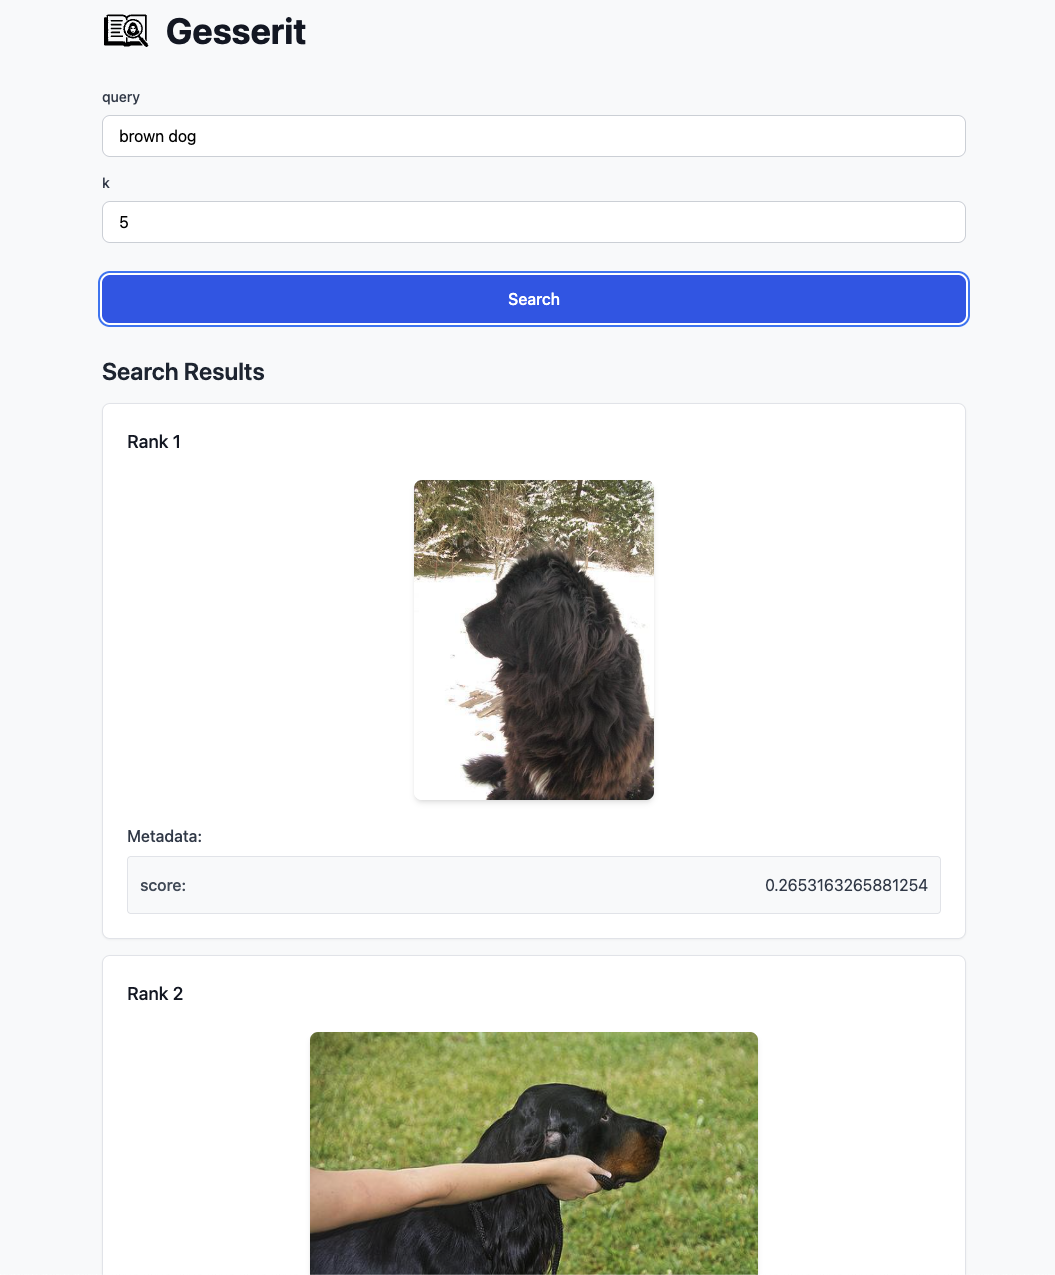

Reproduce this figure in Python.
# /// script
# requires-python = ">=3.11"
# dependencies = [
#     "datasets",
#     "gesserit",
#     "numpy",
#     "transformers[torch]",
# ]
# ///
import io
from functools import cache

import numpy as np
from datasets import load_dataset
from transformers import AutoImageProcessor, AutoModel, AutoTokenizer

from gesserit.core import Gesserit, SearchItem


def create_ds():
    model = AutoModel.from_pretrained("openai/clip-vit-base-patch16")
    processor = AutoImageProcessor.from_pretrained("openai/clip-vit-base-patch16")

    ds = load_dataset(
        "timm/mini-imagenet",
        split="test",
        cache_dir="/Users/yonigo/gesserit/cache",
    )
    # very strange to save embeddings like this but huggingface upload api doesn't support storing single embedding list field
    ds = ds.map(
        lambda example: {
            f"image_embeddings_{i}": v
            for i, v in enumerate(
                model.get_image_features(**processor([example["image"]], return_tensors="pt"))[0]
                .detach()
                .cpu()
                .numpy()
            )
        }
    )
    ds = ds.select(range(0, 5000, 10))
    ds.push_to_hub("yonigo/mini-imagenet-clip-embeddings", private=False)


@cache
def get_vector_db():
    ds = load_dataset("yonigo/mini-imagenet-clip-embeddings")
    vectors = []
    for i in ds["test"]:
        v = [i[key] for key in [f"image_embeddings_{j}" for j in range(512)]]
        vectors.append(v)
    images = ds["test"]["image"]
    vectors = np.array(vectors)
    return vectors, images


@cache
def get_model_and_tokenizer():
    model = AutoModel.from_pretrained("openai/clip-vit-base-patch16")
    tokenizer = AutoTokenizer.from_pretrained("openai/clip-vit-base-patch16")
    return model, tokenizer


async def search_function(query: str = "brown dog", k: int = 5):
    model, tokenizer = get_model_and_tokenizer()
    text_embedding = (
        model.get_text_features(**tokenizer([query], return_tensors="pt", truncation=True))[0].detach().numpy()
    )
    vectors, images = get_vector_db()

    # cosine similarity
    scores = np.dot(vectors, text_embedding) / (np.linalg.norm(vectors, axis=1) * np.linalg.norm(text_embedding))
    indices = np.argpartition(scores, -k)[-k:]

    results = []
    for i in indices:
        buffer = io.BytesIO()
        images[int(i)].save(buffer, format="JPEG")
        results.append(SearchItem(image_bytes=buffer.getvalue(), metadata={"score": scores[i]}))
    return results


if __name__ == "__main__":
    app = Gesserit(search_function=search_function)
    app.run()
